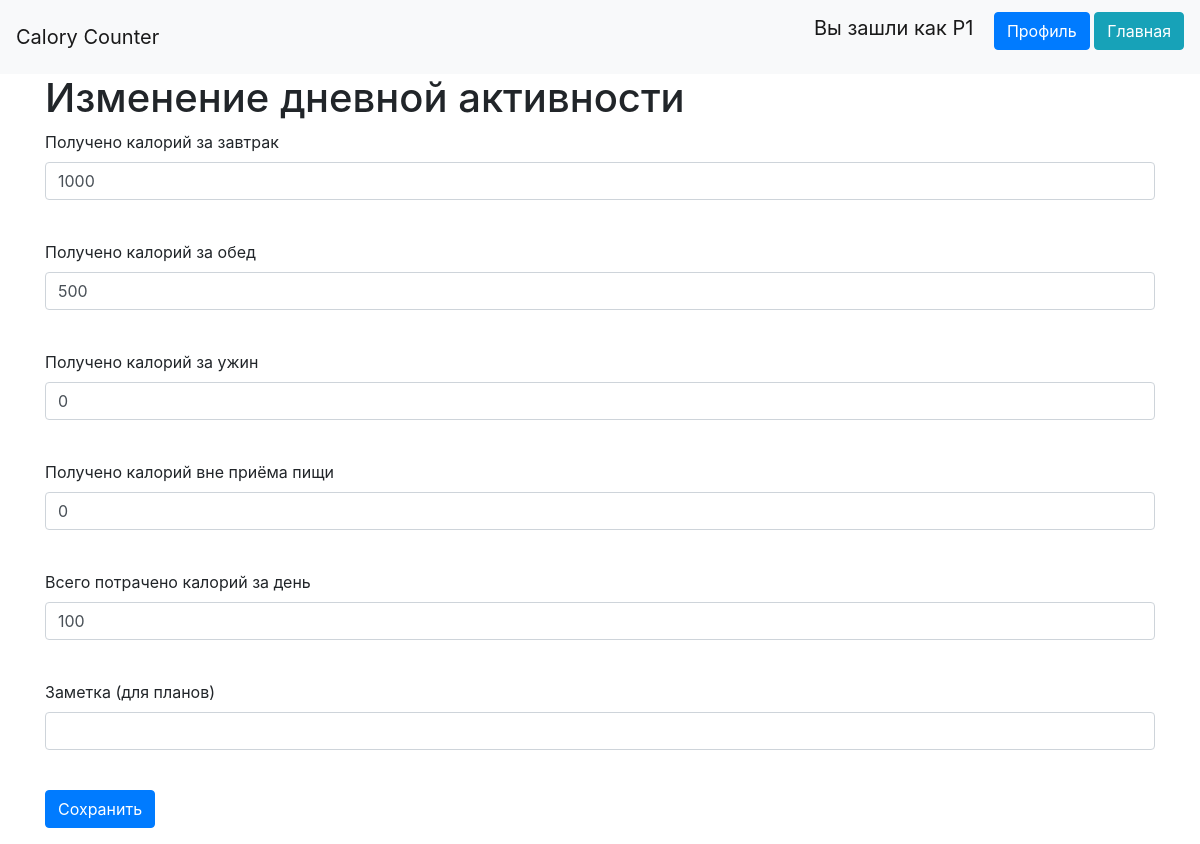
The app's page /day/1 (signed in) with its own data.
### data/users.py (models this page shows, shortened)
class User(SqlAlchemyBase, UserMixin, SerializerMixin):
    __tablename__ = 'users'
    id = sqlalchemy.Column(sqlalchemy.Integer,
                           primary_key=True, autoincrement=True)
    name = sqlalchemy.Column(sqlalchemy.String, nullable=True)
    about = sqlalchemy.Column(sqlalchemy.String, nullable=True)
    email = sqlalchemy.Column(sqlalchemy.String,
                              index=True, unique=True, nullable=True)
    age = sqlalchemy.Column(sqlalchemy.Integer)
    weight = sqlalchemy.Column(sqlalchemy.Integer)
    height = sqlalchemy.Column(sqlalchemy.Integer)
    gender = sqlalchemy.Column(sqlalchemy.String)
    hashed_password = sqlalchemy.Column(sqlalchemy.String, nullable=True)
    created_date = sqlalchemy.Column(sqlalchemy.DateTime,
                                     default=datetime.datetime.now)
    entered_details = sqlalchemy.Column(sqlalchemy.Boolean, default=False)
    activities = orm.relation("Activities", back_populates='user')
    def get_week(self, back=0):
        year, weekn = (datetime.date.today() - datetime.timedelta(weeks=back)).isocalendar()[:2]
        week = []
        db_sess = db_session.create_session()
        for i in range(1, 8):
            n = f'{year}:{weekn}:{i}'
            day = db_sess.query(Activities).filter(Activities.user_id == self.id) \
                .filter(Activities.n == n).first()
            week.append(day)
        return [weekn, week]

### data/activities.py (models this page shows)
class Activities(SqlAlchemyBase, SerializerMixin):
    __tablename__ = 'activities'
    id = sqlalchemy.Column(sqlalchemy.Integer,
                           primary_key=True, autoincrement=True)
    n = sqlalchemy.Column(sqlalchemy.String)
    date = sqlalchemy.Column(sqlalchemy.String)
    breakfast = sqlalchemy.Column(sqlalchemy.String, nullable=True)
    lunch = sqlalchemy.Column(sqlalchemy.String, nullable=True)
    dinner = sqlalchemy.Column(sqlalchemy.String, nullable=True)
    other_gains = sqlalchemy.Column(sqlalchemy.Integer, nullable=True)
    lost = sqlalchemy.Column(sqlalchemy.Integer, nullable=True)
    note = sqlalchemy.Column(sqlalchemy.String, nullable=True)
    created_date = sqlalchemy.Column(sqlalchemy.DateTime,
                                     default=datetime.datetime.now)
    is_private = sqlalchemy.Column(sqlalchemy.Boolean, default=True)
    user_id = sqlalchemy.Column(sqlalchemy.Integer,
                                sqlalchemy.ForeignKey("users.id"))
    user = orm.relation('User')
    is_published = sqlalchemy.Column(sqlalchemy.Boolean, default=True)

### main.py (the view, shortened to what this page needs)
@app.route('/day/<int:id>', methods=['GET', 'POST'])
@login_required
def day_edit(id):
    db_sess = db_session.create_session()
    day = db_sess.query(Activities).get(id)
    form = DayForm()
    form.breakfast.data = day.breakfast
    form.lunch.data = day.lunch
    form.dinner.data = day.dinner
    form.other_gains.data = day.other_gains
    form.lost.data = day.lost
    form.note.data = day.note
    return render_template('day_edit.html', form=form, week=current_user.get_week())

### forms/user_forms.py
class DayForm(FlaskForm):
    breakfast = IntegerField('Получено калорий за завтрак', validators=[NumberRange(min=0)])
    lunch = IntegerField('Получено калорий за обед', validators=[NumberRange(min=0)])
    dinner = IntegerField('Получено калорий за ужин', validators=[NumberRange(min=0)])
    other_gains = IntegerField('Получено калорий вне приёма пищи', validators=[NumberRange(min=0)])
    lost = IntegerField('Всего потрачено калорий за день', validators=[NumberRange(min=0)])
    note = StringField('Заметка (для планов)')
    submit = SubmitField('Сохранить')

### data/db_session.py (called while the page is built)
def create_session() -> Session:
    global __factory
    return __factory()

### main.py (called while the page is built)
@login_manager.user_loader
def load_user(user_id):
    db_sess = db_session.create_session()
    return db_sess.query(User).get(user_id)

### templates/day_edit.html (shortened to what this page needs)
{% extends "base.html" %}
{% block content %}
<h1>Изменение дневной активности</h1>
<form action="" method="post">
    <p>
        {{ form.breakfast.label }}<br>
        {{ form.breakfast(class="form-control") }}<br>
    </p>
    <p>
        {{ form.lunch.label }}<br>
        {{ form.lunch(class="form-control") }}<br>
    </p>
    <p>
        {{ form.dinner.label }}<br>
        {{ form.dinner(class="form-control") }}<br>
    </p>
    <p>
        {{ form.other_gains.label }}<br>
        {{ form.other_gains(class="form-control") }}<br>
    </p>
    <p>
        {{ form.lost.label }}<br>
        {{ form.lost(class="form-control") }}<br>
    </p>
    <p>
        {{ form.note.label }}<br>
        {{ form.note(class="form-control") }}<br>
    </p>
    <p>{{ form.submit(type="submit", class="btn btn-primary") }}</p>
</form>
{% endblock %}

### templates/base.html (shortened to what this page needs)
<!doctype html>
<html lang="en">
<head>
    <link rel="stylesheet"
          href="https://stackpath.bootstrapcdn.com/bootstrap/4.4.1/css/bootstrap.min.css"
>
</head>
<body>
<header>
    <nav class="navbar navbar-light bg-light">
        <a class="navbar-brand" href="/">Calory Counter</a>
        {% if current_user.is_authenticated %}
            <p>
                <a class="navbar-brand" href="/logout">Вы зашли как {{ current_user.name }}</a>
                <a class="btn btn-primary" href="/profile/{{current_user.id}}">Профиль</a>
                <a class="btn btn-info" href="/">Главная</a>
            </p>
        {% else %}
            <p>
                <a class="btn btn-primary " href="/register">Зарегистрироваться</a>
                <a class="btn btn-success" href="/login">Войти</a>
            </p>
        {% endif %}
    </nav>
</header>
<main role="main" class="container">
    {% block content %}{% endblock %}
</main>
</body>
</html>

### records on screen
User: name "P1"
Activities: breakfast "1000", lunch "500", dinner "0", other_gains "0", lost "100"
